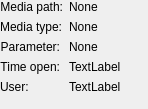
                   <widget class="QWidget" name="scrollAreaWidgetContents">
                    <property name="geometry">
                     <rect>
                      <x>0</x>
                      <y>0</y>
                      <width>148</width>
                      <height>109</height>
                     </rect>
                    </property>
                    <layout class="QFormLayout" name="formLayout_2">
                     <property name="horizontalSpacing">
                      <number>6</number>
                     </property>
                     <property name="verticalSpacing">
                      <number>6</number>
                     </property>
                     <property name="leftMargin">
                      <number>0</number>
                     </property>
                     <property name="topMargin">
                      <number>0</number>
                     </property>
                     <property name="rightMargin">
                      <number>0</number>
                     </property>
                     <property name="bottomMargin">
                      <number>0</number>
                     </property>
                     <item row="0" column="0">
                      <widget class="QLabel" name="label_32">
                       <property name="sizePolicy">
                        <sizepolicy hsizetype="Preferred" vsizetype="Preferred">
                         <horstretch>0</horstretch>
                         <verstretch>0</verstretch>
                        </sizepolicy>
                       </property>
                       <property name="text">
                        <string>Media path:</string>
                       </property>
                       <property name="alignment">
                        <set>Qt::AlignRight|Qt::AlignTrailing|Qt::AlignVCenter</set>
                       </property>
                      </widget>
                     </item>
                     <item row="0" column="1">
                      <widget class="QLabel" name="label_info_media_path">
                       <property name="text">
                        <string>None</string>
                       </property>
                      </widget>
                     </item>
                     <item row="1" column="0">
                      <widget class="QLabel" name="label_35">
                       <property name="sizePolicy">
                        <sizepolicy hsizetype="Preferred" vsizetype="Preferred">
                         <horstretch>0</horstretch>
                         <verstretch>0</verstretch>
                        </sizepolicy>
                       </property>
                       <property name="text">
                        <string>Media type:</string>
                       </property>
                       <property name="alignment">
                        <set>Qt::AlignRight|Qt::AlignTrailing|Qt::AlignVCenter</set>
                       </property>
                      </widget>
                     </item>
                     <item row="1" column="1">
                      <widget class="QLabel" name="label_info_media_type">
                       <property name="text">
                        <string>None</string>
                       </property>
                      </widget>
                     </item>
                     <item row="2" column="0">
                      <widget class="QLabel" name="label_36">
                       <property name="sizePolicy">
                        <sizepolicy hsizetype="Preferred" vsizetype="Preferred">
                         <horstretch>0</horstretch>
                         <verstretch>0</verstretch>
                        </sizepolicy>
                       </property>
                       <property name="text">
                        <string>Parameter:</string>
                       </property>
                       <property name="alignment">
                        <set>Qt::AlignRight|Qt::AlignTrailing|Qt::AlignVCenter</set>
                       </property>
                      </widget>
                     </item>
                     <item row="2" column="1">
                      <widget class="QLabel" name="label_info_parameter_used">
                       <property name="text">
                        <string>None</string>
                       </property>
                      </widget>
                     </item>
                     <item row="3" column="0">
                      <widget class="QLabel" name="label_39">
                       <property name="sizePolicy">
                        <sizepolicy hsizetype="Preferred" vsizetype="Preferred">
                         <horstretch>0</horstretch>
                         <verstretch>0</verstretch>
                        </sizepolicy>
                       </property>
                       <property name="text">
                        <string>Time open:</string>
                       </property>
                       <property name="alignment">
                        <set>Qt::AlignRight|Qt::AlignTrailing|Qt::AlignVCenter</set>
                       </property>
                      </widget>
                     </item>
                     <item row="3" column="1">
                      <widget class="QLabel" name="label_info_time_running_apps">
                       <property name="text">
                        <string>TextLabel</string>
                       </property>
                      </widget>
                     </item>
                     <item row="4" column="0">
                      <widget class="QLabel" name="label_40">
                       <property name="sizePolicy">
                        <sizepolicy hsizetype="Preferred" vsizetype="Preferred">
                         <horstretch>0</horstretch>
                         <verstretch>0</verstretch>
                        </sizepolicy>
                       </property>
                       <property name="text">
                        <string>User:</string>
                       </property>
                       <property name="alignment">
                        <set>Qt::AlignJustify|Qt::AlignVCenter</set>
                       </property>
                      </widget>
                     </item>
                     <item row="4" column="1">
                      <widget class="QLabel" name="label_info_who_the_user">
                       <property name="text">
                        <string>TextLabel</string>
                       </property>
                      </widget>
                     </item>
                    </layout>
                   </widget>
